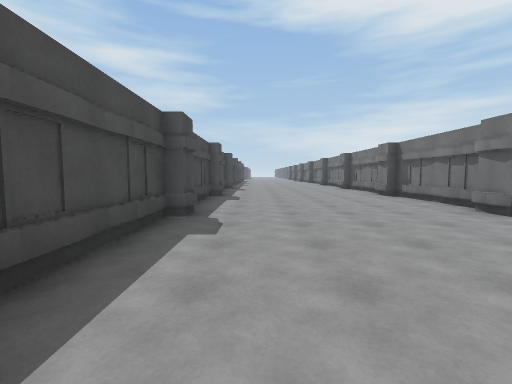
View 1 (above)

24 first-person views from a walk through a 3-D level made in the Unity game engine. The camera is 1.4 m above the floor, tilts 4° down and sees 90° across. The floor is counted in squares, 2 m on a side. Each view is taken from the middle of a square. On the plan, view 1 faces up. The plan holds only what a view shows up to about 9 squares ahead; the rest is blank. The place goes on beyond the plan. Some animated figures are left out.

View 2
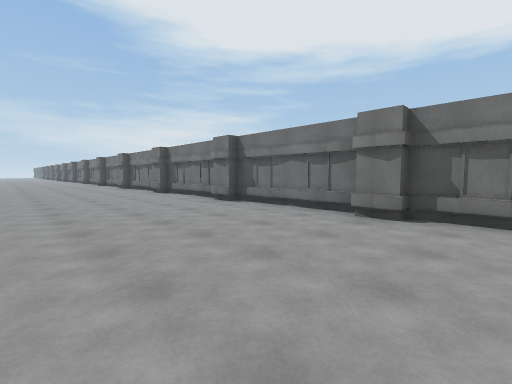

View 3
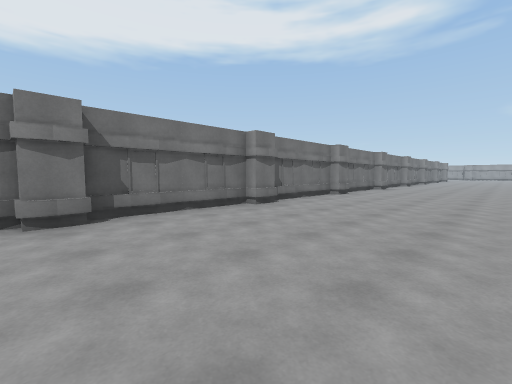

View 4
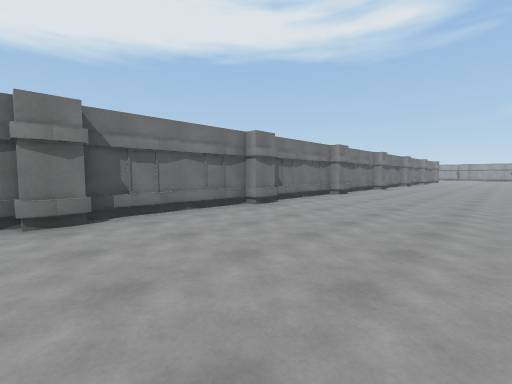

View 5
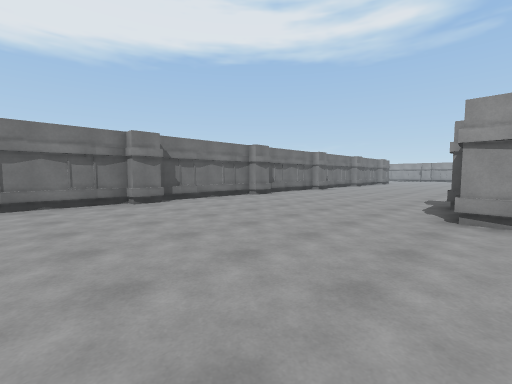

View 6
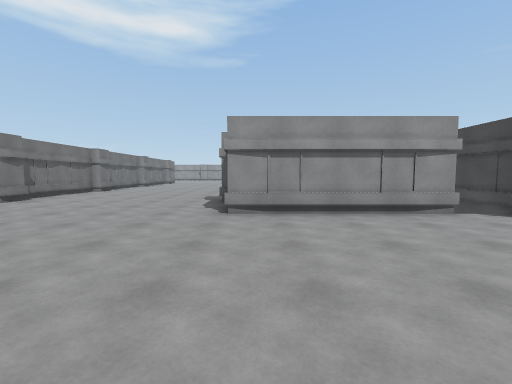

View 7
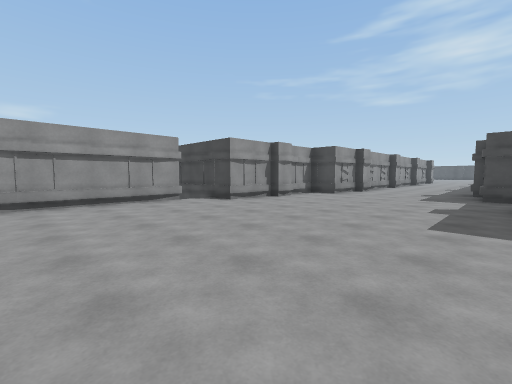

View 8
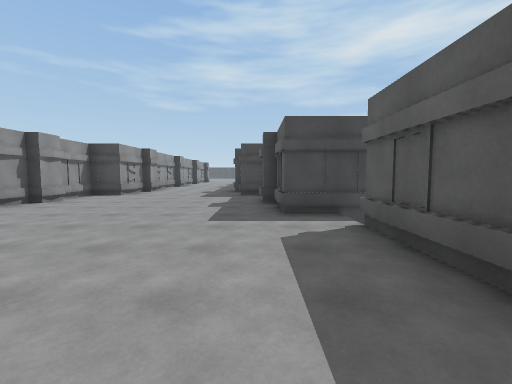

View 9
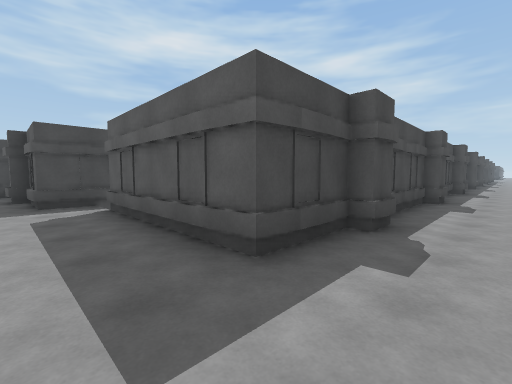

View 10
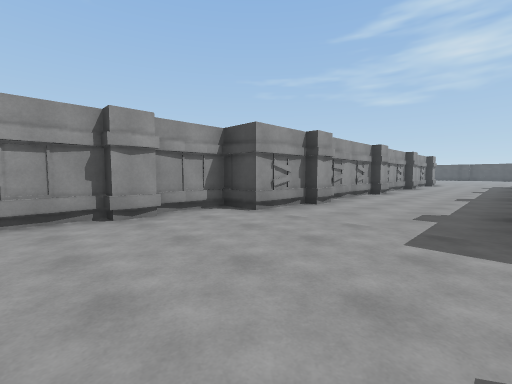

View 11
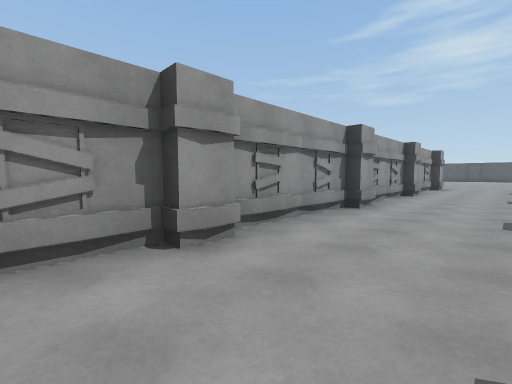

View 12
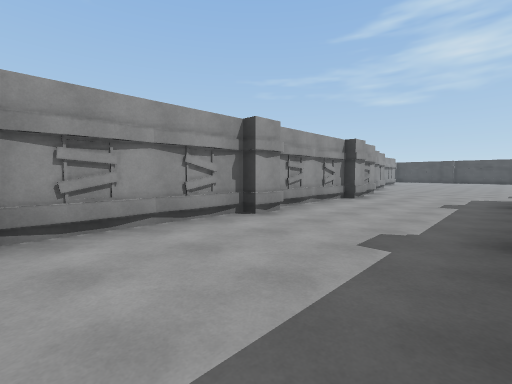

View 13
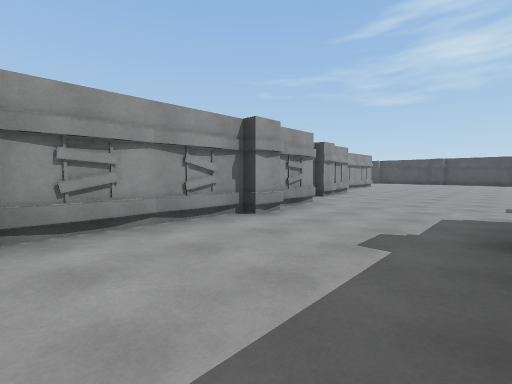

View 14
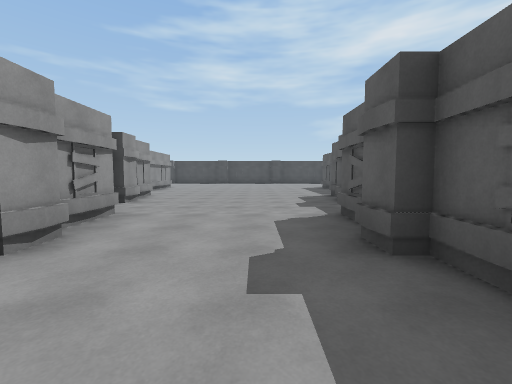

View 15
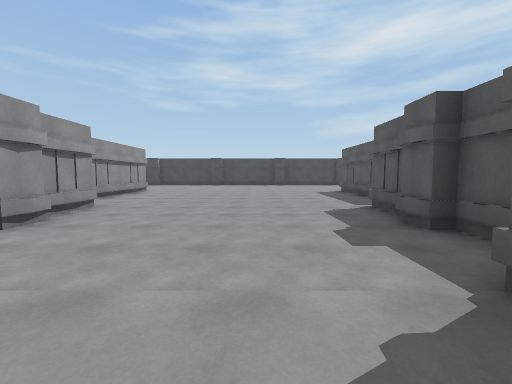

View 16
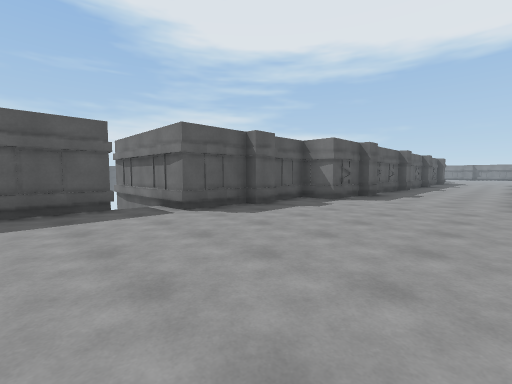

View 17
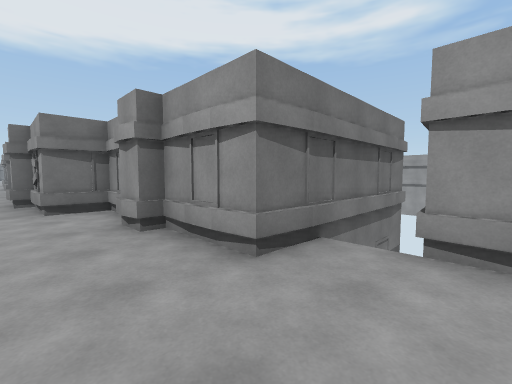

View 18
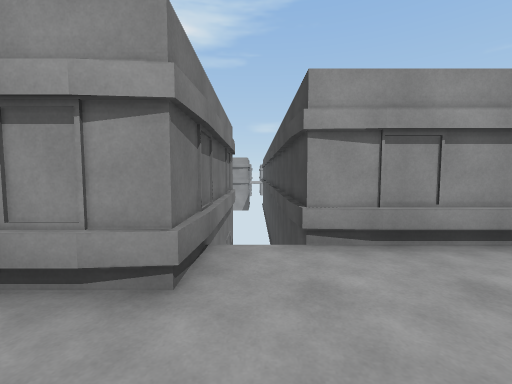

View 19
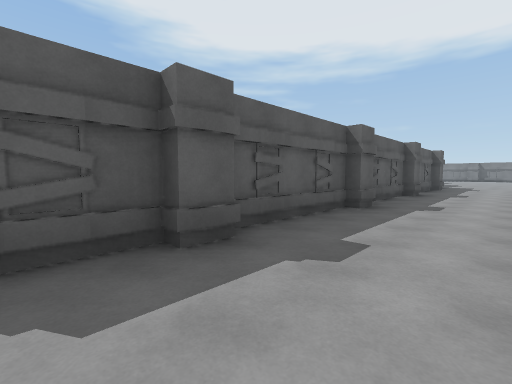

View 20
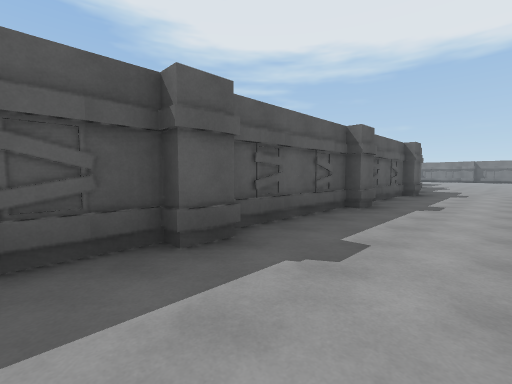

View 21
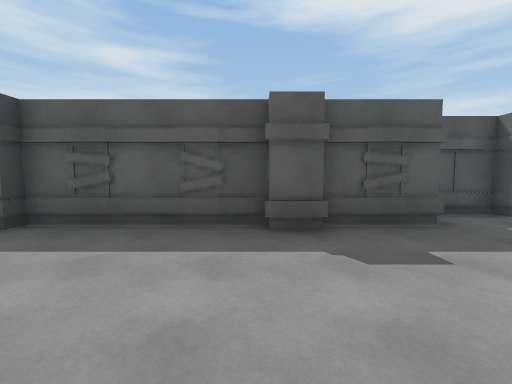

View 22
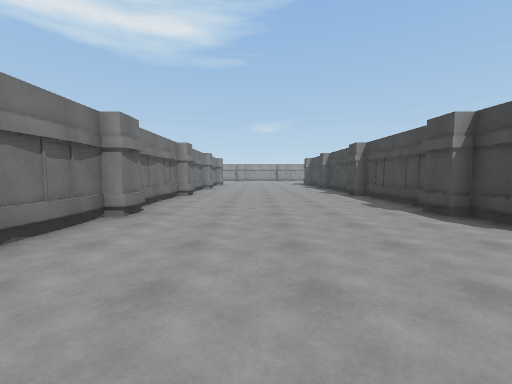

View 23
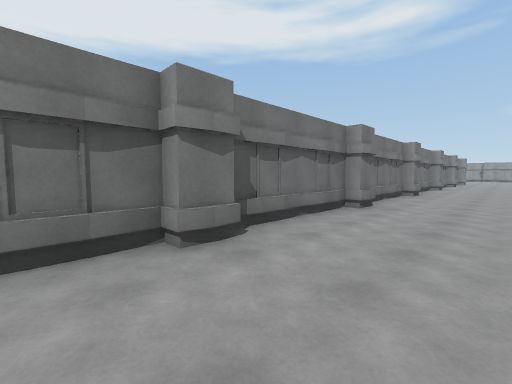

View 24
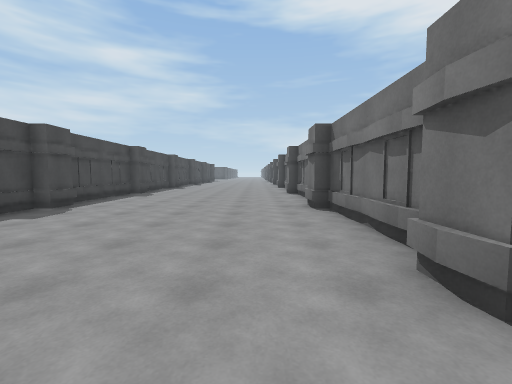

### Floor plan
Key: @ floor where view 1 was taken; . floor; B building.
Columns run from 33 left of view 1 to 5 right of it. Each row starts with its distance up from view 1.
  8                                BB....BB
  7                                B......B
  6                                 ......
  5                                B......B
  4                                BB....BB
  3                                B......B
  2                                 ......B
  1                                B......B
  0                                BB@...BB
 -1                                B......B
 -2                                B......B
 -3    B                           B......B
 -4    B                           BB....B
 -5 BBBB                      BBBBBB......B
 -6 ...BBBBB               BBBB...........B
 -7 .....B.BBBBBB BBBBBBBBB..B............B
 -8 .........B...B...B...B...............B
 -9 ......................................B
-10 ......................................B
-11 .........B...B...B...B................B
-12 .....B.BBBB BBB BBBBBBB..B...........B
-13 ...BB BB              B BBB...........B
-14 BBBB                      BBBBBB......B
-15  BBB                      B    B......B
-16  BBB                           BB....B
-17   BB                            ......
-18  BB                            B......B

Where each view was taken, in squares from view 1:
view 1: 0 up, 0 right, facing up
view 2: 1 down, 0 right, facing up-right
view 3: 1 up, 0 right, facing down-right
view 4: 3 down, 0 right, facing down-right
view 5: 9 down, 2 left, facing down-right
view 6: 9 down, 2 left, facing down
view 7: 7 down, 2 left, facing down-left
view 8: 7 down, 2 left, facing left
view 9: 7 down, 0 right, facing up-left
view 10: 8 down, 7 left, facing down-left
view 11: 9 down, 11 left, facing down-left
view 12: 8 down, 17 left, facing down-left
view 13: 8 down, 21 left, facing down-left
view 14: 9 down, 22 left, facing left
view 15: 9 down, 25 left, facing left
view 16: 11 down, 33 left, facing up-right
view 17: 11 down, 32 left, facing down-right
view 18: 11 down, 31 left, facing down
view 19: 10 down, 26 left, facing up-right
view 20: 10 down, 22 left, facing up-right
view 21: 11 down, 13 left, facing up
view 22: 11 down, 2 right, facing down
view 23: 6 down, 2 right, facing down-right
view 24: 1 down, 3 right, facing up
